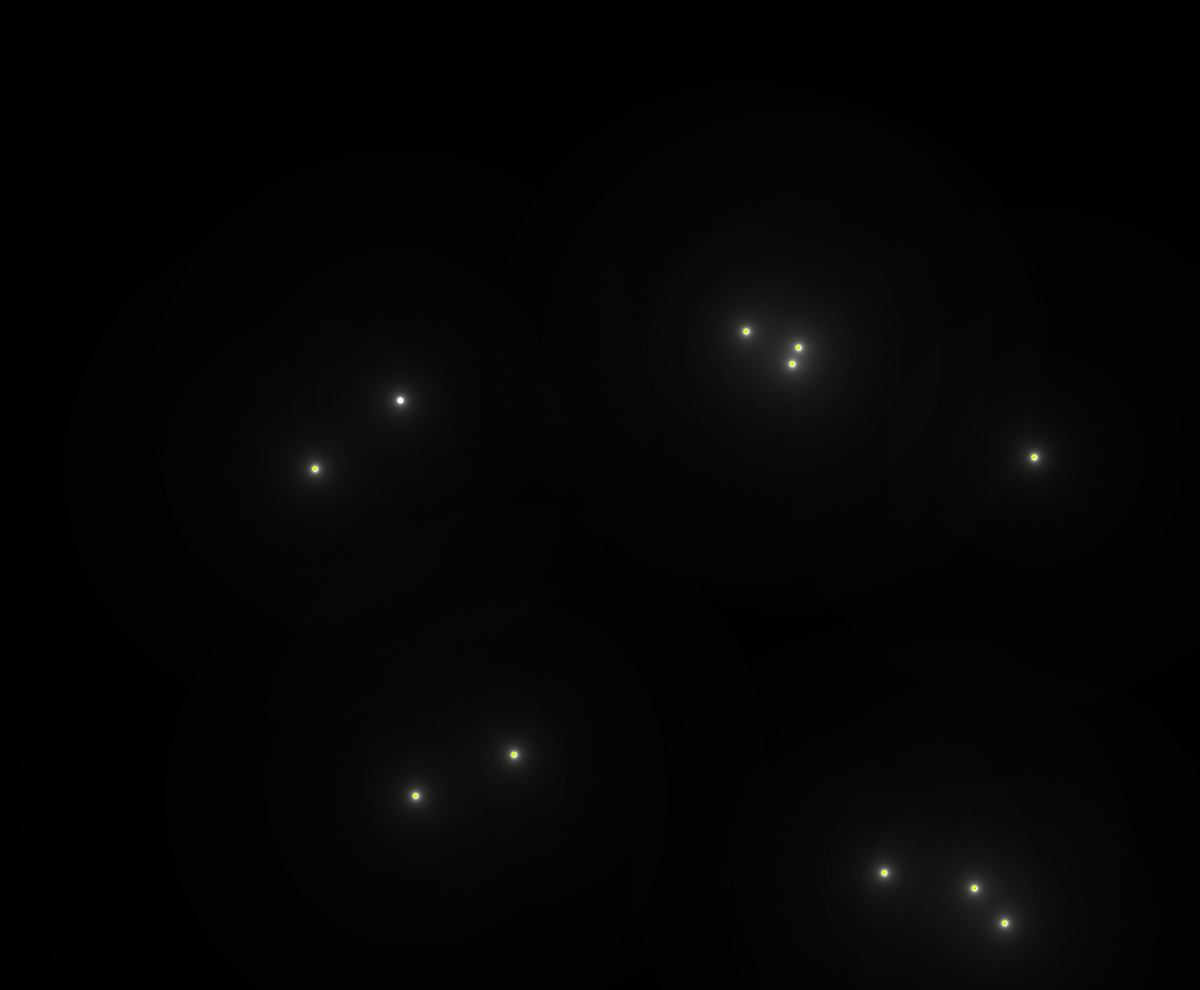
Frame 1 (no input)
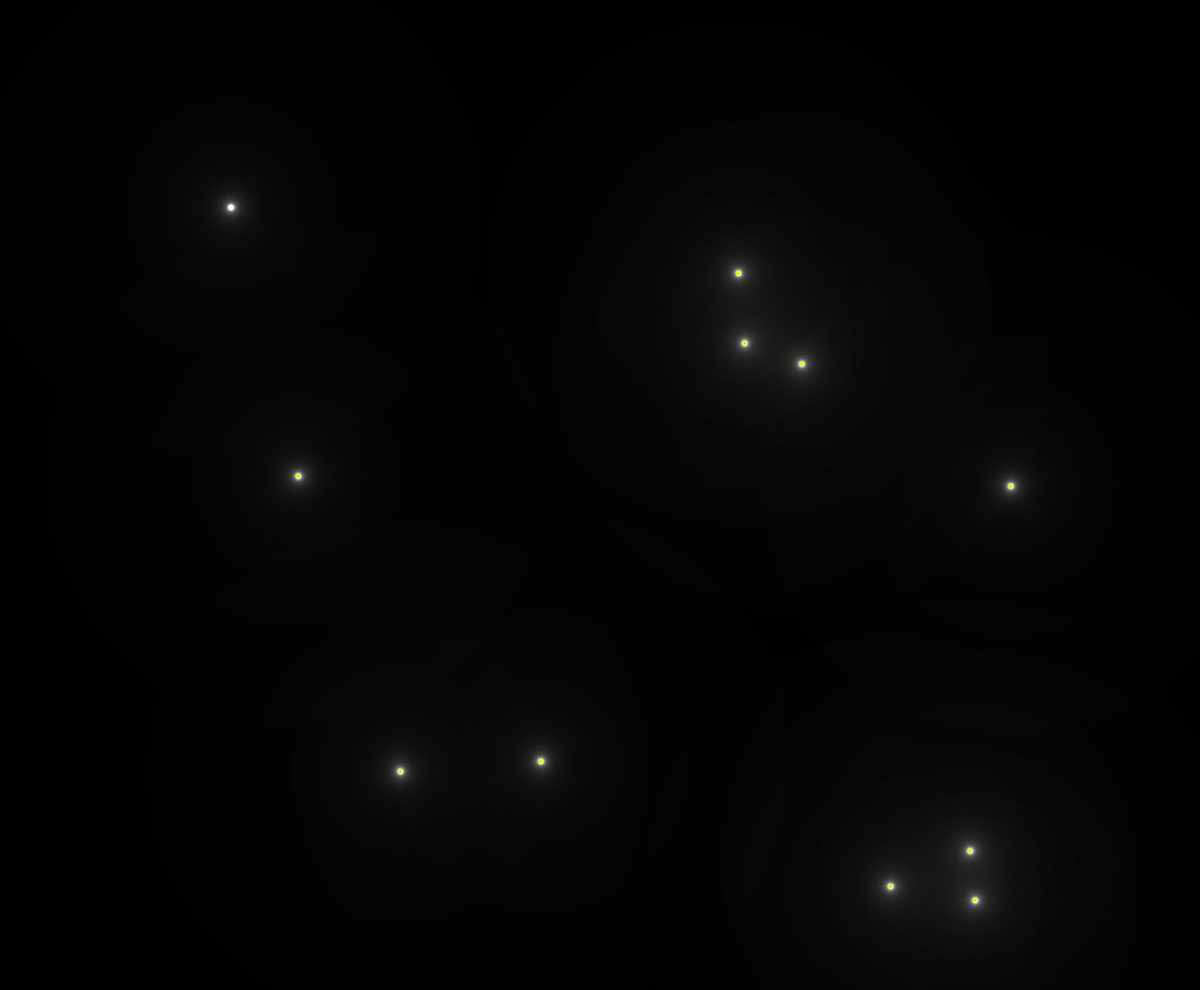
Frame 60 (no input)
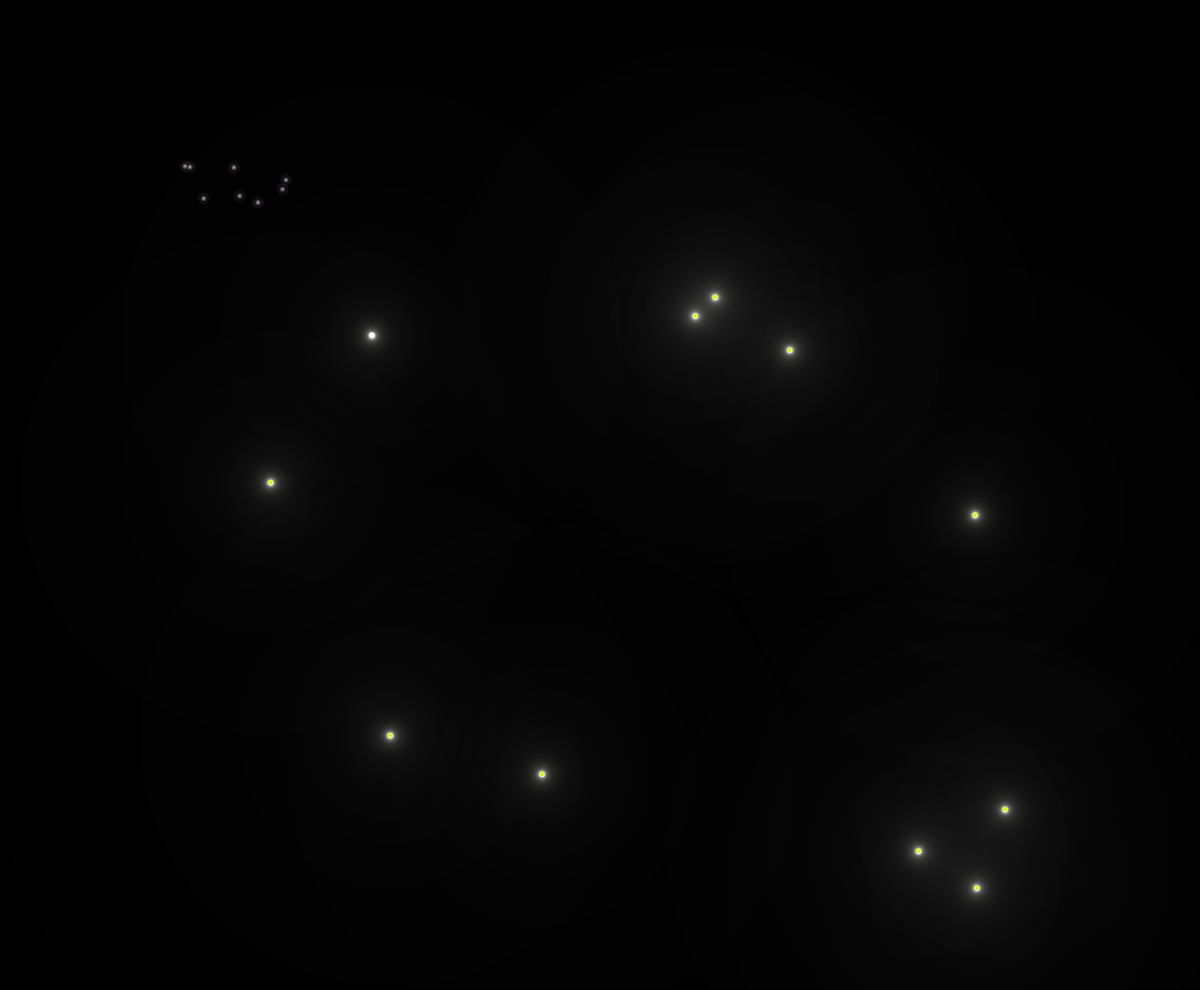
Frame 120 (the mouse pressed at the canvas centre since frame 60)

The p5.js sketch that drew these frames (run headless with seeded random() and noise() and a simulated clock; from frame 60 on, the mouse is pressed at the canvas centre):

// p5.js sketch
// ── sketch.js
// Glowing effect:
// https://infosmith.biz/blog/it/p5js-blur-glow
//
// Following behavior:
// https://processing.org/examples/easing.html
//
// Particle system:
// https://p5js.org/examples/simulate-particle-system.html
// https://p5js.org/examples/simulate-multiple-particle-systems.html

var fSize = 800;
var fImg, f;
var e = 0.01;

var ff = [];
var fCount = 10;
var parti = [];
var maxP = 30;

function setup() {
	// Setup default canvas to fill up entire window & black
	createCanvas(window.innerWidth, window.innerHeight-10);
	background(0);
	noStroke();
	
	// Define f
	fSet();	// Create an image
	f = new fObj(true);

	for (var i = 0; i < fCount; i++)
		ff[i] = new fObj(false);
}

function draw() {
	// For each loop, background color should be consistent
	background(0);
	
	// This is for mouse following fOgj
	f.draw();
	f.update();

	// Non-following fObjs
	for (var i = 0; i < fCount; i++) {
		ff[i].draw();
		ff[i].update();
	}
	
	// If particle systems exist, run it
	for (var i = 0; i < parti.length; i++) {
		parti[i].run();
		if (parti[i].pCount < maxP)
			parti[i].addP();
		// Destroy particle system done with animation
		if (parti[i].particles.length == 0)
			parti.splice(i, 1);
	}
}

function windowResized() {
	// When window is resized, resize the canvas & pass in the background color
	resizeCanvas(window.innerWidth, window.innerHeight-10);
	background(0);
}

// Throw some particles when clicked
function mousePressed() {
	this.p = new particleSys(createVector(f.pX + fImg.width/2, f.pY + fImg.height/2));
	parti.push(p);
}

function fSet() {
	// Create image for fairy (square size)
	fImg = createImage(fSize, fSize);
	fImg.loadPixels();
	
	// Fill in the image data
	for (var i = 0; i < fImg.width; i++) {
		for (var j = 0; j < fImg.height; j++) {
			var a = 255/(dist(fImg.width/2, fImg.height/2, i, j)-1)*1.47;
			if (a < .94) a = 0;
			fImg.set(i, j, color(255, 255, 250, a));
		}
	}
	fImg.updatePixels();
}

// Construcor for fObj
var fObj = function(interactive) {
	// Initial position
	if (interactive) {
		this.pX = mouseX;
		this.pY = mouseY;
	}
	else {
		this.pX = random(0-fImg.width/2, width-fImg.width/2);
	    this.pY = random(0-fImg.height/2, height-fImg.height/2);
	}

	this.noiseX = random()*1000;
	this.noiseY = random()*1000;
	this.noiseScale = random(0.001, 0.02);

	this.ia = interactive;
};

// Class function for drawing fObj
// This needs to be called to actually printed out to the canvas
fObj.prototype.draw = function() {
	image(fImg, this.pX, this.pY);
	if (this.ia) {
		fill(255, 255, 250, 255);
	}
	else {
		fill(198, 255, 0, 198);
	}

	ellipse(this.pX+fImg.width/2, this.pY+fImg.height/2,5);
}

// This needs to be called to update position
// For animating fObj
fObj.prototype.update = function() {
	if (this.ia) {
		this.pX += (mouseX - this.pX - fImg.width/2) * e;
		this.pY += (mouseY - this.pY - fImg.height/2) * e;
	}

	this.pX += noise(this.noiseX)*4-1.86;
    this.pY += noise(this.noiseY)*4-1.86;

	// Prevent object from leaving the canvas
    if (this.pX < 0-fImg.width/2) { this.pX = 0-fImg.width/2;}
    if (this.pX > width-fImg.width/2) { this.pX = width-fImg.width/2;}
    if (this.pY < 0-fImg.height/2) { this.pY = 0-fImg.height/2;}
    if (this.pY > height-fImg.height/2) { this.pY = height-fImg.height/2;}

    this.noiseX += this.noiseScale;
    this.noiseY += this.noiseScale;
}

// Define single particle
var particle = function(pos) {
	// y is set to 0.01 to evenly spread out the particle
	this.acceleration = createVector(0, 0.01);
	this.velocity = createVector(random(-1, 1), random(-1, 0));
	this.position = pos.copy();
	this.lifespan = 255;
};

particle.prototype.run = function() {
	this.update();
	this.draw();
}

// Display particles
particle.prototype.draw = function() {
	fill(255, 255, 250, this.lifespan);
	ellipse(this.position.x, this.position.y, 2, 2);
	fill(255, 225, 250, this.lifespan/2);
	ellipse(this.position.x, this.position.y, 5, 5);
	fill(255, 225, 250, this.lifespan/10);
	ellipse(this.position.x, this.position.y, 12, 12);
}

// Update particle pos & lifespan
particle.prototype.update = function() {
	this.velocity.add(this.acceleration);
	this.position.add(this.velocity);
	this.lifespan -= 2;
}

// Check particle's lifespan
particle.prototype.isDead = function () {
	return this.lifespan < 0;
}

// Define single particle system
var particleSys = function (pos) {
	this.origin = pos.copy();
	this.pCount = 0;
	this.particles = [];
};

// Add particle into the system
particleSys.prototype.addP = function () {
	var p = new particle(this.origin);
	this.particles.push(p);
}

// Run the system
particleSys.prototype.run = function () {
	for (var i = this.particles.length - 1; i >= 0; i--) {
		var p = this.particles[i];
		p.run();
		this.pCount++;
		if (p.isDead())
			this.particles.splice(i, 1);
	}
}
